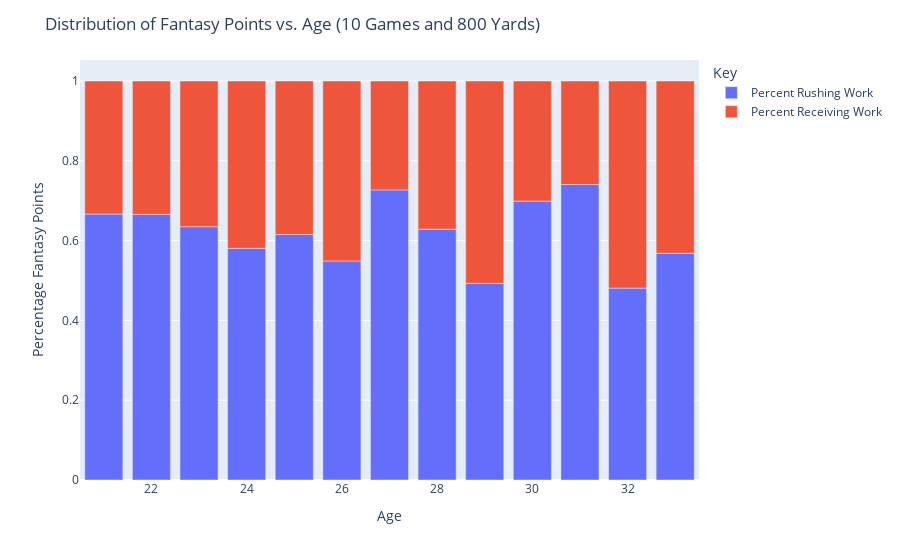

This figure's notebook cell:
### Markdown cell above
# Graphing Fantasy Percentages

### Code cell
fig = px.bar(df_rbs_percent_by_age, x='Age',
              y=['Percent Rushing Work', 'Percent Receiving Work'],
             )

# Update layout
fig.update_layout(
    title='Distribution of Fantasy Points vs. Age (10 Games and 800 Yards)',
    xaxis_title='Age',
    yaxis_title='Percentage Fantasy Points',
    legend_title='Key'
)

# save the figure
fig.write_html("../../interactive/RB/stability-total/season/distribution-of-fantasy-points-10-games-800-yards.html")

# Show the figure
fig.show()

### Figure 1 — Plotly figure (JSON) as saved in the notebook; plotly's stock layout.template omitted (floating-point values rounded to 4 significant figures)
{"data": [{"alignmentgroup": "True", "hovertemplate": "variable=Percent Rushing Work<br>Age=%{x}<br>value=%{y}<extra></extra>", "legendgroup": "Percent Rushing Work", "marker": {"color": "#636efa", "pattern": {"shape": ""}}, "name": "Percent Rushing Work", "offsetgroup": "Percent Rushing Work", "orientation": "v", "showlegend": true, "textposition": "auto", "type": "bar", "x": [21, 22, 23, 24, 25, 26, 27, 28, 29, 30, 31, 32, 33], "xaxis": "x", "y": [0.6666, 0.6657, 0.6348, 0.5807, 0.6154, 0.5489, 0.7271, 0.6285, 0.4928, 0.699, 0.7406, 0.4809, 0.5683], "yaxis": "y"}, {"alignmentgroup": "True", "hovertemplate": "variable=Percent Receiving Work<br>Age=%{x}<br>value=%{y}<extra></extra>", "legendgroup": "Percent Receiving Work", "marker": {"color": "#EF553B", "pattern": {"shape": ""}}, "name": "Percent Receiving Work", "offsetgroup": "Percent Receiving Work", "orientation": "v", "showlegend": true, "textposition": "auto", "type": "bar", "x": [21, 22, 23, 24, 25, 26, 27, 28, 29, 30, 31, 32, 33], "xaxis": "x", "y": [0.3334, 0.3343, 0.3652, 0.4193, 0.3846, 0.4511, 0.2729, 0.3715, 0.5072, 0.301, 0.2594, 0.5191, 0.4317], "yaxis": "y"}], "layout": {"barmode": "relative", "legend": {"title": {"text": "Key"}, "tracegroupgap": 0}, "margin": {"t": 60}, "title": {"text": "Distribution of Fantasy Points vs. Age (10 Games and 800 Yards)"}, "xaxis": {"anchor": "y", "domain": [0, 1], "title": {"text": "Age"}}, "yaxis": {"anchor": "x", "domain": [0, 1], "title": {"text": "Percentage Fantasy Points"}}}}
